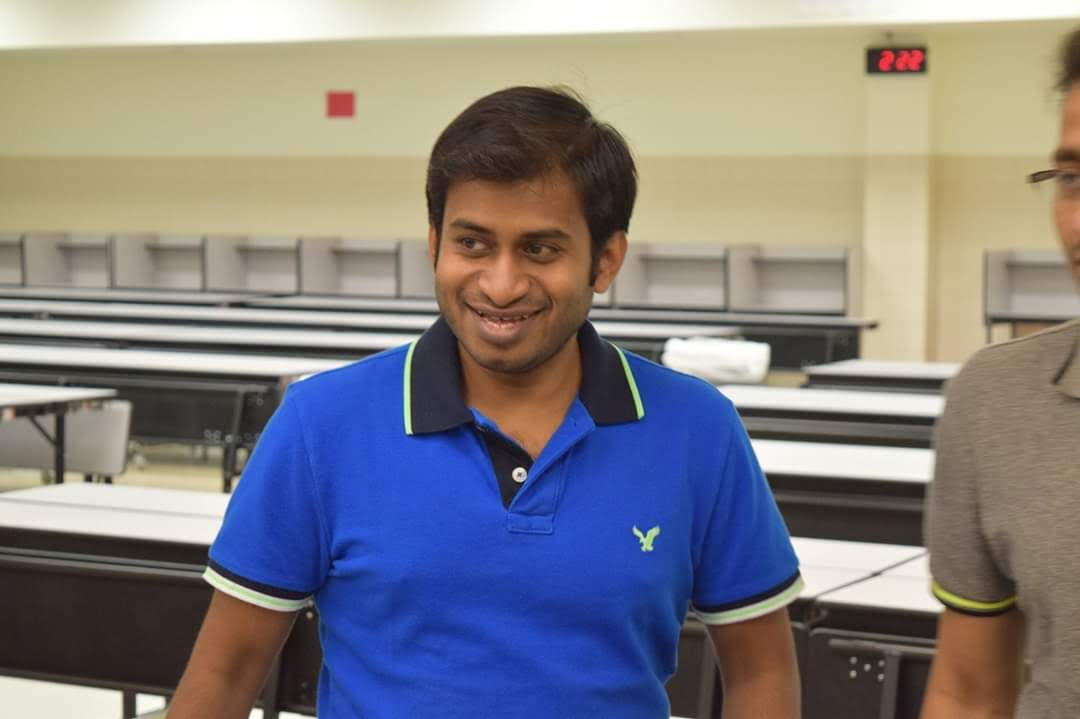
#> input picture Image_Processing/image.jpg, 1080 x 719 px, found by its file name
$ python image_processing.py
#> lines starting #> are read from the running program, lines starting #| are printed output that depends on the picture
import cv2

img = cv2.imread(r"Image_Processing\image.jpg", 0)
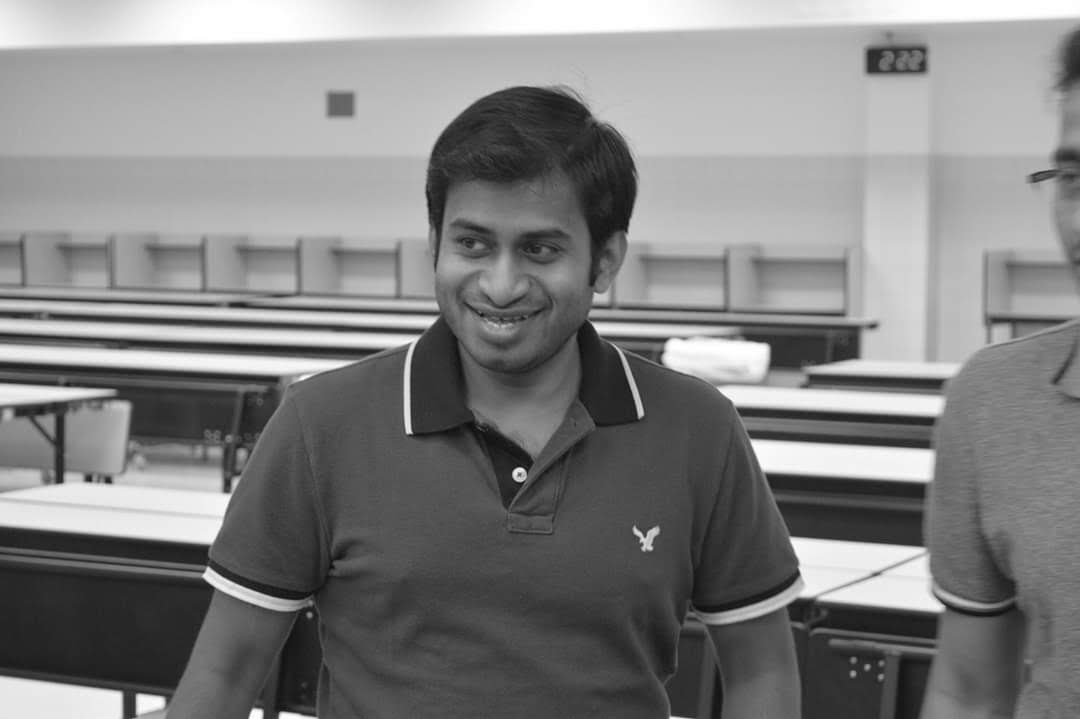
#> img: shape (719, 1080); min 13, max 255, mean 129.5
resized_image = cv2.resize(img, (int(img.shape[1]/3), int(img.shape[0]/4)))
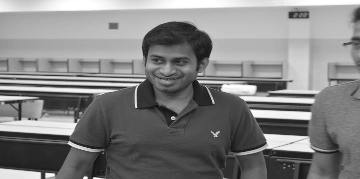
#> resized_image: shape (179, 360); min 15, max 255, mean 129.4
cv2.imshow("Image", resized_image)
cv2.waitKey(0)
cv2.destroyAllWindows()
